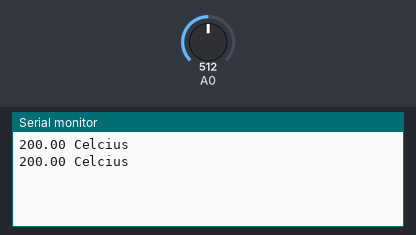
Recording of a sketch running on a simulated Arduino Uno, built with avr-gcc and run on an emulated ATmega328P. Parts: the last lines printed to the serial monitor. The inputs (shaded band) are chosen by the test bench; at power-on: A0 = 512.

Above: at 1.8 s.
1.9 s: A0 set to 716
At 2.8 s:
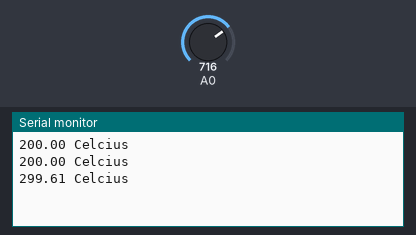
3.4 s: A0 set to 900
At 4.6 s:
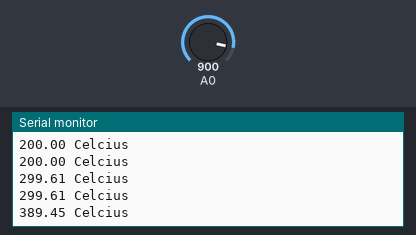
Timing chart, 0 to 6.4 s (numbered marks = the images above; inputs shaded):
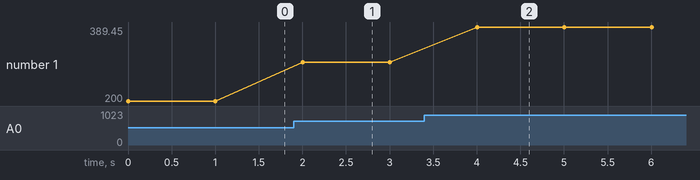

The sketch:

tmp36.ino
```cpp
void setup() {
  Serial.begin(9600);
  pinMode(A0, INPUT);
}

void loop() {
  int tmp = analogRead(A0);
  float volt = (tmp * 5.0)/1024;
  float milliVolt = volt * 1000;
  float tempC = (milliVolt - 500)/10;

  Serial.print(tempC);
  Serial.println(" Celcius");
  delay(1000);
}
```

Measured:
- after the input at 1.9 s, the serial monitor: prints a new line after 0.10 s (image 1)
- after the input at 3.4 s, the serial monitor: prints a new line after 0.60 s (image 2)
- plotted number 1: 200 → 299.61 after the input at 1.9 s, 299.61 → 389.45 after the input at 3.4 s
